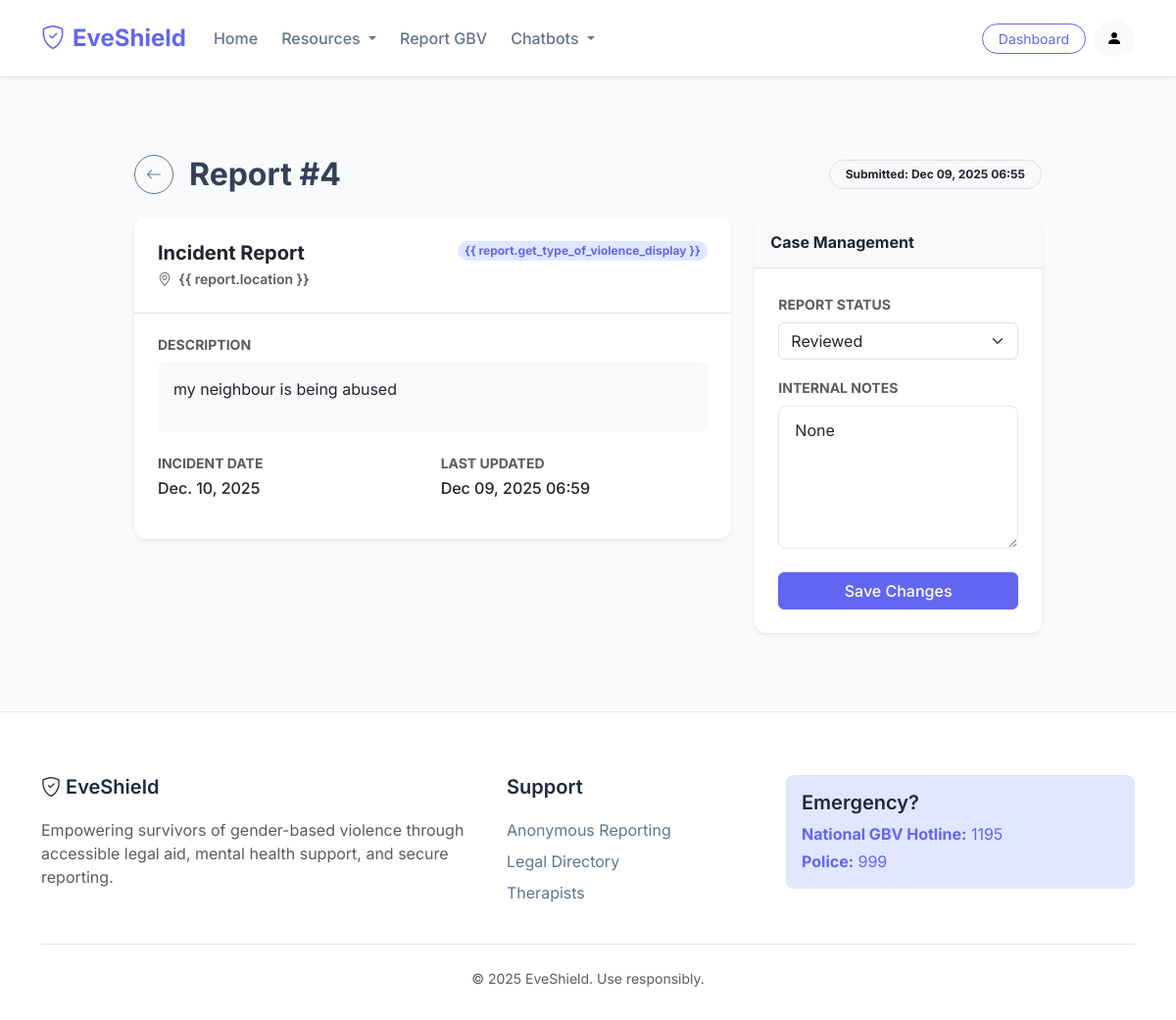
The app's page /reports/admin/report/4/ (signed in) with its own data.
### EveShieldApp/models.py (models this page shows, shortened)
class GBVReport(models.Model):
    type_of_violence = models.CharField(
        max_length=20,
        choices=ViolenceType.choices,
        default=ViolenceType.OTHER,
    )
    location = models.CharField(max_length=255, help_text="County, town, or area")
    details = models.TextField(help_text="Detailed description of the incident")
    incident_date = models.DateField(
        null=True,
        blank=True,
        help_text="Date when the incident occurred",
    )
    file_upload = models.FileField(
        upload_to="reports/%Y/%m/%d/",
        blank=True,
        null=True,
        help_text="Optional: Upload evidence (photos, documents, etc.)",
    )
    status = models.CharField(
        max_length=20,
        choices=ReportStatus.choices,
        default=ReportStatus.PENDING,
    )
    admin_notes = models.TextField(
        blank=True,
        null=True,
        help_text="Internal notes for admin use only",
    )
    created_at = models.DateTimeField(auto_now_add=True)
    updated_at = models.DateTimeField(auto_now=True)
    class Meta:
        ordering = ["-created_at"]
        verbose_name = "GBV Report"
        verbose_name_plural = "GBV Reports"

### EveShieldApp/views.py (the view, shortened to what this page needs)
# urls.py: path("admin/report/<int:report_id>/", views.report_detail, name="report_detail"),
@staff_member_required
def report_detail(request, report_id):
    report = models.GBVReport.objects.get(id=report_id)
    return render(request, "tracking/report_detail.html", {"report": report})

### EveShieldApp/Templates/tracking/report_detail.html (shortened to what this page needs)
{% extends 'shared/base.html' %}
{% block content %}
<div class="container py-5">
    <div class="row items-center justify-content-center">
        <div class="col-lg-10">
            <div class="d-flex justify-content-between align-items-center mb-4">
                <div class="d-flex align-items-center gap-3">
                    <a href="{% url 'eveshield:reports:admin_dashboard' %}"
                        class="btn btn-outline-secondary rounded-circle d-flex align-items-center justify-content-center"
                        style="width: 40px; height: 40px;"><i class="bi bi-arrow-left"></i></a>
                    <h2 class="fw-bold mb-0">Report #{{ report.id }}</h2>
                </div>
                <span class="badge border bg-light text-dark px-3 py-2 rounded-pill">
                    Submitted: {{ report.created_at|date:"M d, Y H:i" }}
                </span>
            </div>
            <div class="row g-4">
                <div class="col-md-8">
                    <div class="card shadow-sm border-0 mb-4">
                        <div class="card-header bg-white border-bottom p-4">
                            <div class="d-flex justify-content-between align-items-start">
                                <div>
                                    <h5 class="fw-bold mb-1">Incident Report</h5>
                                    <p class="text-muted small mb-0"><i class="bi bi-geo-alt me-1"></i> {{
                                        report.location }}</p>
                                </div>
                                <span class="badge bg-primary-soft text-primary-custom rounded-pill">{{
                                    report.get_type_of_violence_display }}</span>
                            </div>
                        </div>
                        <div class="card-body p-4">
                            <div class="mb-4">
                                <h6 class="text-uppercase text-muted small fw-bold mb-2">Description</h6>
                                <div class="bg-light p-3 rounded-3 border-0">
                                    {{ report.details|linebreaks }}
                                </div>
                            </div>
                            <div class="row g-3">
                                <div class="col-6">
                                    <h6 class="text-uppercase text-muted small fw-bold mb-1">Incident Date</h6>
                                    <p class="fw-medium">{{ report.incident_date|default:"Not specified" }}</p>
                                </div>
                                <div class="col-6">
                                    <h6 class="text-uppercase text-muted small fw-bold mb-1">Last Updated</h6>
                                    <p class="fw-medium">{{ report.updated_at|date:"M d, Y H:i" }}</p>
                                </div>
                            </div>
                        </div>
                    </div>
                </div>
                <div class="col-md-4">
                    <div class="card shadow-sm border-0 sticky-top" style="top: 100px;">
                        <div class="card-header bg-light border-bottom p-3">
                            <h6 class="fw-bold mb-0">Case Management</h6>
                        </div>
                        <div class="card-body p-4">
                            <form method="post">
                                <div class="mb-3">
                                    <label for="status" class="form-label text-muted small fw-bold">REPORT
                                        STATUS</label>
                                    <select name="status" id="status" class="form-select">
<option value="reviewed" {% if report.status == 'reviewed' %}selected{% endif %}>Reviewed</option>
                                    </select>
                                </div>
                                <div class="mb-4">
                                    <label for="admin_notes" class="form-label text-muted small fw-bold">INTERNAL
                                        NOTES</label>
                                    <textarea name="admin_notes" id="admin_notes" class="form-control" rows="5"
                                        placeholder="Add notes here...">{{ report.admin_notes }}</textarea>
                                </div>
                                <button type="submit" class="btn btn-primary w-100 fw-medium">Save Changes</button>
                            </form>
                        </div>
                    </div>
                </div>
            </div>
        </div>
    </div>
</div>
{% endblock %}

### EveShieldApp/Templates/shared/base.html (style rules this page uses)
:root { --primary-color: #6366f1; --secondary-color: #ec4899; --dark-color: #1e293b; --light-bg: #f8fafc; --text-main: #334155; }
body { font-family: 'Inter', sans-serif; background-color: var(--light-bg); color: var(--text-main); min-height: 100vh; display: flex; flex-direction: column; }
.btn-primary { background-color: var(--primary-color); border-color: var(--primary-color); }
.card { border: 1px solid #e2e8f0; border-radius: 0.75rem; box-shadow: 0 1px 2px 0 rgba(0, 0, 0, 0.05); transition: all 0.2s ease-in-out; background: white; overflow: hidden; }
.card-header { background-color: transparent; border-bottom: 1px solid #e2e8f0; padding: 1.25rem 1.5rem; font-weight: 600; }
.card-body { padding: 1.5rem; }
.text-primary-custom { color: var(--primary-color); }
.bg-primary-soft { background-color: #e0e7ff; color: var(--primary-color); }
.form-control { border-radius: 0.5rem; border: 1px solid #e2e8f0; padding: 0.75rem 1rem; }

### records on screen
GBVReport: id "4", created_at "Dec 09, 2025 06:55", details "my neighbour is being abused", incident_date "Dec. 10, 2025", updated_at "Dec 09, 2025 06:59", status "Reviewed", admin_notes "None"
